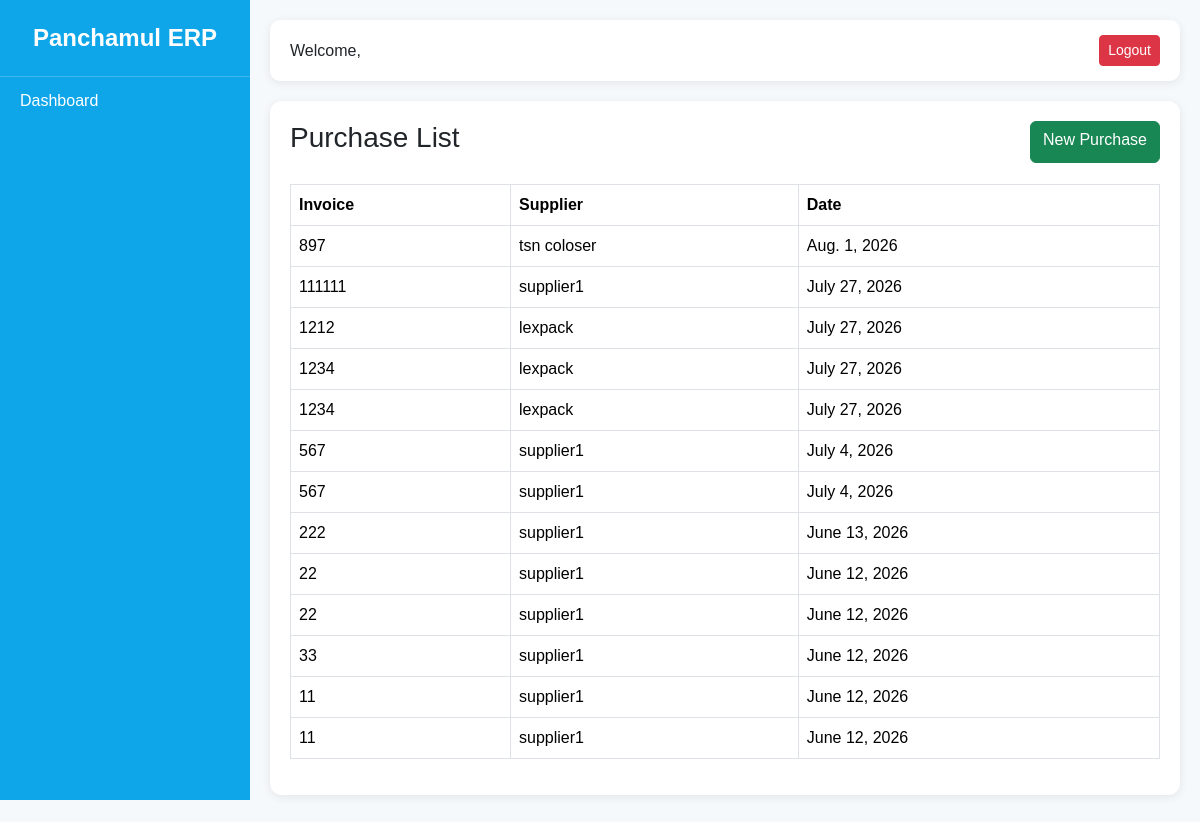
Screenshot of /inventory/purchases/ with the database file from the repository.
### inventory/models.py (models this page shows, shortened)
class RawMaterialPurchase(models.Model):
    supplier = models.ForeignKey(
        Supplier,
        on_delete=models.CASCADE
    )
    invoice_number = models.CharField(
        max_length=100
    )
    purchase_date = models.DateField()
    remarks = models.TextField(
        blank=True,
        null=True
    )
    created_by = models.ForeignKey(
        settings.AUTH_USER_MODEL,
        on_delete=models.SET_NULL,
        null=True
    )
    created_at = models.DateTimeField(
        auto_now_add=True
    )

class Supplier(models.Model):
    name = models.CharField(
        max_length=200
    )
    phone = models.CharField(
        max_length=20,
        blank=True,
        null=True
    )
    email = models.EmailField(
        blank=True,
        null=True
    )
    address = models.TextField(
        blank=True,
        null=True
    )
    is_active = models.BooleanField(
        default=True
    )
    created_at = models.DateTimeField(
        auto_now_add=True
    )
    def __str__(self):
        return self.name

### inventory/views.py (the view)
def purchase_list(request):
    purchases = RawMaterialPurchase.objects.all().order_by(
        '-id'
    )
    return render(
        request,
        'inventory/purchase_list.html',
        {
            'purchases': purchases
        }
    )

### accounts/context_processors.py (called while the page is built)
def user_permissions(request):
    permissions = {}
    if request.user.is_authenticated:
        perms = ModulePermission.objects.filter(
            user=request.user
        )
        for p in perms:
            permissions[p.module] = p
    return {
        'user_permissions': permissions
    }

### templates/inventory/purchase_list.html
{% extends 'dashboard/base.html' %}
{% block content %}
<div class="card-box">
    <div class="d-flex justify-content-between">
        <h3>Purchase List</h3>
        <a href="{% url 'purchase_create' %}"
           class="btn btn-success">
            New Purchase
        </a>
    </div>
    <hr>
    <table class="table table-bordered">
        <thead>
        <tr>
            <th>Invoice</th>
            <th>Supplier</th>
            <th>Date</th>
        </tr>
        </thead>
        <tbody>
        {% for p in purchases %}
        <tr>
            <td>{{ p.invoice_number }}</td>
            <td>{{ p.supplier }}</td>
            <td>{{ p.purchase_date }}</td>
        </tr>
        {% endfor %}
        </tbody>
    </table>
</div>
{% endblock %}

### templates/dashboard/base.html (style rules this page uses)
body { margin:0; background:#f5f9fc; font-family: Arial, sans-serif; }
.card-box { background:white; padding:20px; border-radius:12px; box-shadow:0 2px 10px rgba(0,0,0,.08); margin-bottom:20px; }
hr { margin:10px 0; border-color:rgba(255,255,255,.2); }

### rows the page displays
RawMaterialPurchase: invoice_number "897", supplier "tsn coloser", purchase_date "Aug. 1, 2026"
RawMaterialPurchase: invoice_number "111111", supplier "supplier1", purchase_date "July 27, 2026"
RawMaterialPurchase: invoice_number "1212", supplier "lexpack", purchase_date "July 27, 2026"
RawMaterialPurchase: invoice_number "1234", supplier "lexpack", purchase_date "July 27, 2026"
RawMaterialPurchase: invoice_number "1234", supplier "lexpack", purchase_date "July 27, 2026"
RawMaterialPurchase: invoice_number "567", supplier "supplier1", purchase_date "July 4, 2026"
RawMaterialPurchase: invoice_number "567", supplier "supplier1", purchase_date "July 4, 2026"
RawMaterialPurchase: invoice_number "222", supplier "supplier1", purchase_date "June 13, 2026"
RawMaterialPurchase: invoice_number "22", supplier "supplier1", purchase_date "June 12, 2026"
RawMaterialPurchase: invoice_number "22", supplier "supplier1", purchase_date "June 12, 2026"
RawMaterialPurchase: invoice_number "33", supplier "supplier1", purchase_date "June 12, 2026"
RawMaterialPurchase: invoice_number "11", supplier "supplier1", purchase_date "June 12, 2026"
RawMaterialPurchase: invoice_number "11", supplier "supplier1", purchase_date "June 12, 2026"
